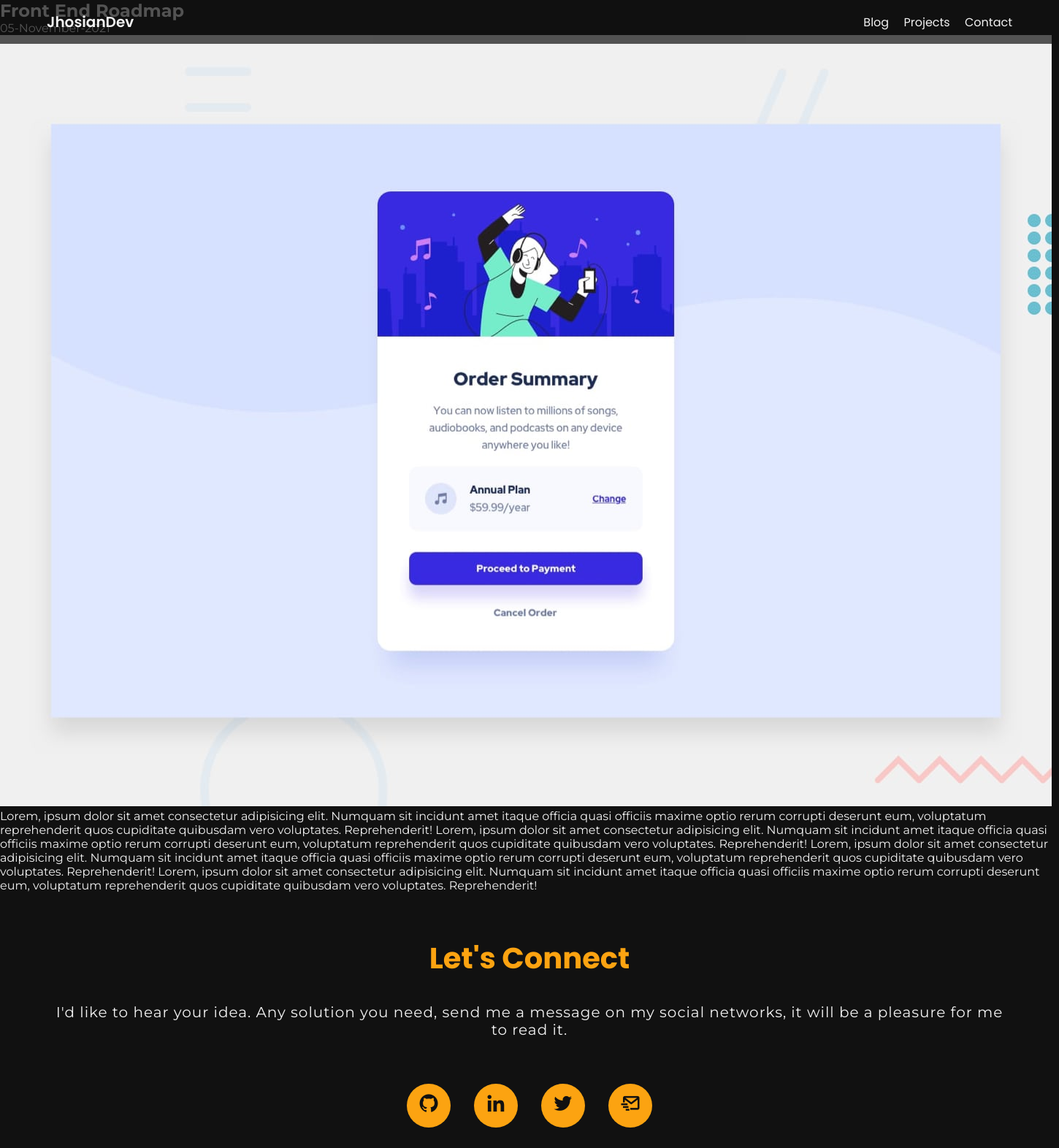
The page /blog/1 on the database its author committed.
### blog/models.py (models this page shows)
class Post(models.Model):
    title = models.CharField(max_length=250)
    description = models.TextField()
    image = models.ImageField(upload_to="blog/images")
    date = models.DateField(datetime.date.today)

### blog/views.py (the view)
# urls.py: path("<int:post_id>", views.post_detail, name="post_detail"),
def post_detail(request, post_id):
    post= get_object_or_404(Post, pk=post_id)
    return render(request, "post_detail.html", {"post": post})

### blog/templates/post_detail.html
{% extends 'layout.html' %}
{% block content %}
    <h2>{{post.title}}</h2>
    <p>{{post.date|date:"d-F-Y"}}</p>
    <img src="{{post.image.url}}" alt="{{post.title}}">
    <p>{{post.description |safe }}</p>
{% endblock %}

### portfolio/static/styles.css (style rules this page uses)
:root { --background: #111; --text: #f2f2f2; --primary: #FCA311; --dark-light: #222; --transparent: rgba(16, 16, 16, 0.7); --dark: #333; }
* { margin: 0; padding: 0; box-sizing: border-box; }
body { font-family: 'Montserrat', sans-serif; background-color: var(--background); color: var(--text); }

### rows shown on the page
Post: title "Front End Roadmap", date "05-November-2021", image (picture), description "Lorem, ipsum dolor sit amet consectetur adipisicing elit. Numquam sit incidunt amet itaque officia quasi officiis maxime optio rerum corrupti deserunt eum, voluptatum reprehenderit quos cupiditate quibusdam vero voluptates. Reprehenderit! Lorem, ipsum dolor sit amet consectetur adipisicing elit. Numquam sit incidunt amet itaque officia quasi officiis maxime optio rerum corrupti deserunt eum, voluptatum reprehenderit quos cupiditate quibusdam vero voluptates. Reprehenderit! Lorem, ipsum dolor sit amet consectetur adipisicing elit. Numquam sit incidunt amet itaque officia quasi officiis maxime optio rerum corrupti deserunt eum, voluptatum reprehenderit quos cupiditate quibusdam vero…"
